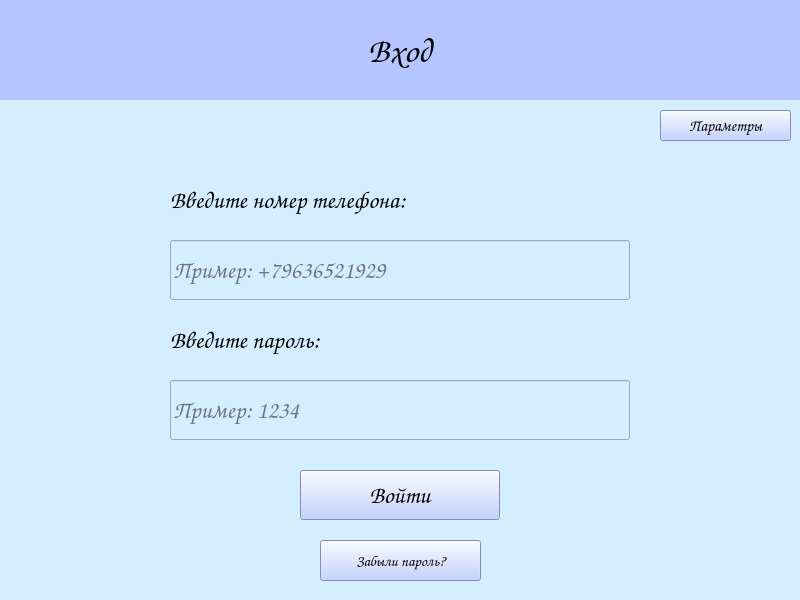
<?xml version="1.0" encoding="UTF-8"?>
<ui version="4.0">
 <class>MainWindow</class>
 <widget class="QMainWindow" name="MainWindow">
  <property name="windowModality">
   <enum>Qt::NonModal</enum>
  </property>
  <property name="geometry">
   <rect>
    <x>0</x>
    <y>0</y>
    <width>800</width>
    <height>600</height>
   </rect>
  </property>
  <property name="font">
   <font>
    <weight>50</weight>
    <bold>false</bold>
   </font>
  </property>
  <property name="windowTitle">
   <string>Experiment</string>
  </property>
  <property name="styleSheet">
   <string notr="true">background-color: rgb(212, 237, 255);</string>
  </property>
  <widget class="QWidget" name="centralwidget">
   <widget class="QLabel" name="label">
    <property name="geometry">
     <rect>
      <x>0</x>
      <y>0</y>
      <width>800</width>
      <height>100</height>
     </rect>
    </property>
    <property name="font">
     <font>
      <family>Comic Sans MS</family>
      <pointsize>26</pointsize>
      <weight>75</weight>
      <italic>false</italic>
      <bold>true</bold>
     </font>
    </property>
    <property name="layoutDirection">
     <enum>Qt::LeftToRight</enum>
    </property>
    <property name="autoFillBackground">
     <bool>false</bool>
    </property>
    <property name="styleSheet">
     <string notr="true">background-color: rgb(180, 197, 255);</string>
    </property>
    <property name="text">
     <string>Вход</string>
    </property>
    <property name="alignment">
     <set>Qt::AlignCenter</set>
    </property>
    <property name="wordWrap">
     <bool>false</bool>
    </property>
   </widget>
   <widget class="QLabel" name="phoneNumberLabel">
    <property name="geometry">
     <rect>
      <x>170</x>
      <y>170</y>
      <width>380</width>
      <height>60</height>
     </rect>
    </property>
    <property name="font">
     <font>
      <family>Comic Sans MS</family>
      <pointsize>18</pointsize>
      <weight>50</weight>
      <italic>false</italic>
      <bold>false</bold>
     </font>
    </property>
    <property name="layoutDirection">
     <enum>Qt::LeftToRight</enum>
    </property>
    <property name="autoFillBackground">
     <bool>false</bool>
    </property>
    <property name="styleSheet">
     <string notr="true"/>
    </property>
    <property name="text">
     <string>Введите номер телефона:</string>
    </property>
    <property name="alignment">
     <set>Qt::AlignLeading|Qt::AlignLeft|Qt::AlignVCenter</set>
    </property>
    <property name="wordWrap">
     <bool>false</bool>
    </property>
   </widget>
   <widget class="QLabel" name="passwordLabel">
    <property name="geometry">
     <rect>
      <x>170</x>
      <y>310</y>
      <width>380</width>
      <height>60</height>
     </rect>
    </property>
    <property name="font">
     <font>
      <family>Comic Sans MS</family>
      <pointsize>18</pointsize>
      <weight>50</weight>
      <italic>false</italic>
      <bold>false</bold>
     </font>
    </property>
    <property name="layoutDirection">
     <enum>Qt::LeftToRight</enum>
    </property>
    <property name="autoFillBackground">
     <bool>false</bool>
    </property>
    <property name="styleSheet">
     <string notr="true"/>
    </property>
    <property name="text">
     <string>Введите пароль:</string>
    </property>
    <property name="alignment">
     <set>Qt::AlignLeading|Qt::AlignLeft|Qt::AlignVCenter</set>
    </property>
    <property name="wordWrap">
     <bool>false</bool>
    </property>
   </widget>
   <widget class="QPushButton" name="inputButton">
    <property name="geometry">
     <rect>
      <x>300</x>
      <y>470</y>
      <width>200</width>
      <height>50</height>
     </rect>
    </property>
    <property name="font">
     <font>
      <family>Comic Sans MS</family>
      <pointsize>18</pointsize>
      <weight>75</weight>
      <bold>true</bold>
     </font>
    </property>
    <property name="styleSheet">
     <string notr="true">background-color: rgb(180, 197, 255);</string>
    </property>
    <property name="text">
     <string>Войти</string>
    </property>
    <property name="default">
     <bool>false</bool>
    </property>
    <property name="flat">
     <bool>false</bool>
    </property>
   </widget>
   <widget class="QLineEdit" name="passwordLineEdit">
    <property name="geometry">
     <rect>
      <x>170</x>
      <y>380</y>
      <width>460</width>
      <height>60</height>
     </rect>
    </property>
    <property name="font">
     <font>
      <family>Comic Sans MS</family>
      <pointsize>18</pointsize>
     </font>
    </property>
    <property name="cursor">
     <cursorShape>IBeamCursor</cursorShape>
    </property>
    <property name="tabletTracking">
     <bool>true</bool>
    </property>
    <property name="styleSheet">
     <string notr="true">border-color: rgb(0, 85, 0);</string>
    </property>
    <property name="echoMode">
     <enum>QLineEdit::Password</enum>
    </property>
    <property name="placeholderText">
     <string>Пример: 1234</string>
    </property>
   </widget>
   <widget class="QLineEdit" name="phoneNumberLineEdit">
    <property name="geometry">
     <rect>
      <x>170</x>
      <y>240</y>
      <width>460</width>
      <height>60</height>
     </rect>
    </property>
    <property name="font">
     <font>
      <family>Comic Sans MS</family>
      <pointsize>18</pointsize>
     </font>
    </property>
    <property name="cursor">
     <cursorShape>IBeamCursor</cursorShape>
    </property>
    <property name="tabletTracking">
     <bool>true</bool>
    </property>
    <property name="styleSheet">
     <string notr="true">border-color: rgb(0, 85, 0);</string>
    </property>
    <property name="echoMode">
     <enum>QLineEdit::Normal</enum>
    </property>
    <property name="placeholderText">
     <string>Пример: +79636521929</string>
    </property>
   </widget>
   <widget class="QPushButton" name="editPasswordButton">
    <property name="geometry">
     <rect>
      <x>320</x>
      <y>540</y>
      <width>161</width>
      <height>41</height>
     </rect>
    </property>
    <property name="font">
     <font>
      <family>Comic Sans MS</family>
      <pointsize>11</pointsize>
      <weight>50</weight>
      <bold>false</bold>
     </font>
    </property>
    <property name="styleSheet">
     <string notr="true">background-color: rgb(180, 197, 255);</string>
    </property>
    <property name="text">
     <string>Забыли пароль?</string>
    </property>
    <property name="default">
     <bool>false</bool>
    </property>
    <property name="flat">
     <bool>false</bool>
    </property>
   </widget>
   <widget class="QPushButton" name="paramConnectToDBButton">
    <property name="geometry">
     <rect>
      <x>660</x>
      <y>110</y>
      <width>131</width>
      <height>31</height>
     </rect>
    </property>
    <property name="font">
     <font>
      <family>Comic Sans MS</family>
      <pointsize>12</pointsize>
      <weight>50</weight>
      <bold>false</bold>
     </font>
    </property>
    <property name="styleSheet">
     <string notr="true">background-color: rgb(180, 197, 255);</string>
    </property>
    <property name="text">
     <string>Параметры</string>
    </property>
    <property name="default">
     <bool>false</bool>
    </property>
    <property name="flat">
     <bool>false</bool>
    </property>
   </widget>
  </widget>
 </widget>
 <resources/>
 <connections/>
</ui>
